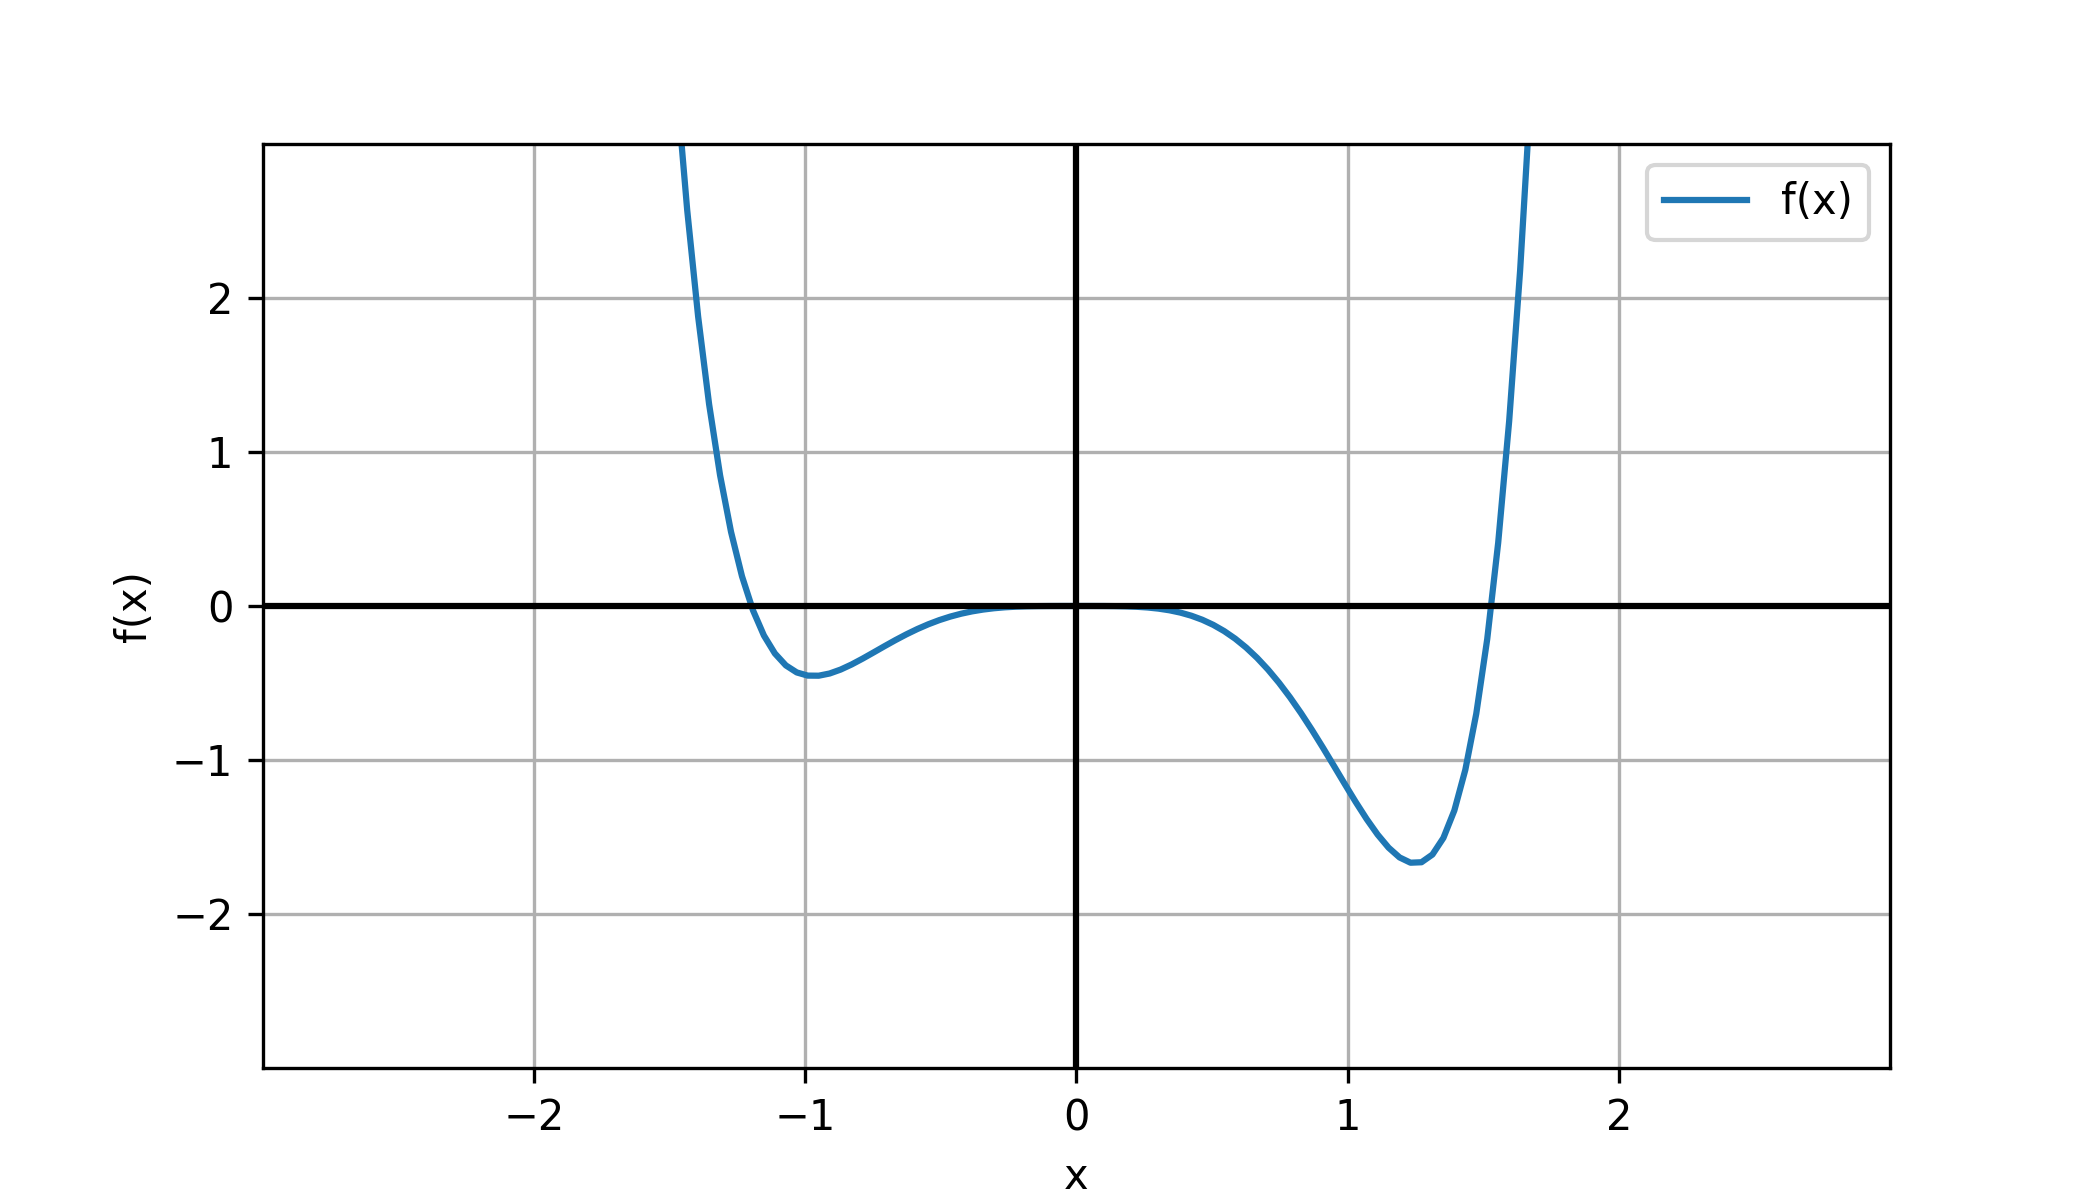

The Python source for this figure:
import matplotlib.pyplot as plt
import numpy as np
import math

def f(x):
    return math.exp(math.sin(x)**3) + x**6 - 2*x**4 - x**3 - 1

def graph():
    x = np.linspace(-2, 2, 100)
    y = np.e**((np.sin(x))**3) + x**6 - 2*x**4 - x**3 - 1
    figure = plt.figure(figsize=(7, 4))
    plt.plot(x, y)
    plt.xlim([-3, 3])
    plt.ylim([-3, 3])
    plt.xticks([-2, -1, 0, 1, 2])
    plt.yticks([-2, -1, 0, 1, 2])
    plt.axhline(y=0, color='k')
    plt.axvline(x=0, color='k')
    plt.legend(["f(x)"])
    plt.xlabel("x")
    plt.ylabel("f(x)")
    plt.grid(True)
    plt.savefig('graph.png', dpi=300)
    plt.show()

graph()